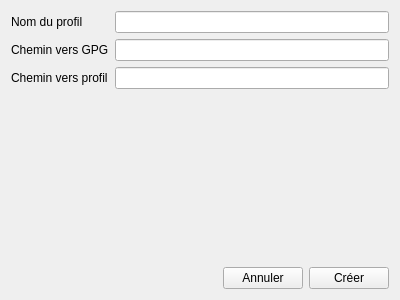
<?xml version="1.0" encoding="UTF-8"?>
<ui version="4.0">
 <class>ProfileCreation</class>
 <widget class="QWidget" name="ProfileCreation">
  <property name="geometry">
   <rect>
    <x>0</x>
    <y>0</y>
    <width>400</width>
    <height>300</height>
   </rect>
  </property>
  <property name="windowTitle">
   <string>Créer un nouveau profil</string>
  </property>
  <layout class="QVBoxLayout" name="verticalLayout_2">
   <item>
    <layout class="QFormLayout" name="formLayout">
     <item row="0" column="0">
      <widget class="QLabel" name="profileName">
       <property name="text">
        <string>Nom du profil</string>
       </property>
      </widget>
     </item>
     <item row="0" column="1">
      <widget class="QLineEdit" name="profileNameLineEdit"/>
     </item>
     <item row="1" column="0">
      <widget class="QLabel" name="gPGPathLabel">
       <property name="text">
        <string>Chemin vers GPG</string>
       </property>
      </widget>
     </item>
     <item row="1" column="1">
      <widget class="QLineEdit" name="cheminVersGPGLineEdit"/>
     </item>
     <item row="2" column="0">
      <widget class="QLabel" name="profilePathLabel">
       <property name="text">
        <string>Chemin vers profil</string>
       </property>
      </widget>
     </item>
     <item row="2" column="1">
      <widget class="QLineEdit" name="profilePathLineEdit"/>
     </item>
    </layout>
   </item>
   <item>
    <spacer name="verticalSpacer">
     <property name="orientation">
      <enum>Qt::Vertical</enum>
     </property>
     <property name="sizeHint" stdset="0">
      <size>
       <width>20</width>
       <height>40</height>
      </size>
     </property>
    </spacer>
   </item>
   <item>
    <layout class="QHBoxLayout" name="horizontalLayout">
     <item>
      <spacer name="horizontalSpacer">
       <property name="orientation">
        <enum>Qt::Horizontal</enum>
       </property>
       <property name="sizeHint" stdset="0">
        <size>
         <width>40</width>
         <height>20</height>
        </size>
       </property>
      </spacer>
     </item>
     <item>
      <widget class="QPushButton" name="cancelButton">
       <property name="text">
        <string>Annuler</string>
       </property>
      </widget>
     </item>
     <item>
      <widget class="QPushButton" name="acceptButton">
       <property name="text">
        <string>Créer</string>
       </property>
      </widget>
     </item>
    </layout>
   </item>
  </layout>
 </widget>
 <resources/>
 <connections/>
</ui>
